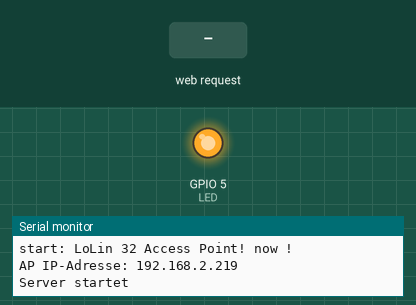
A program run on a simulated ESP32. On the bench: output pins drawn as LEDs (lit = HIGH), the last lines printed to the serial monitor. The test bench sets the inputs (shaded band). WiFi joins after 1.5 s; servers stay silent unless stated.

Above: at 2.2 s.
2.3 s: HTTP request GET /H received
3.8 s: HTTP request GET /L received
At 4.4 s:
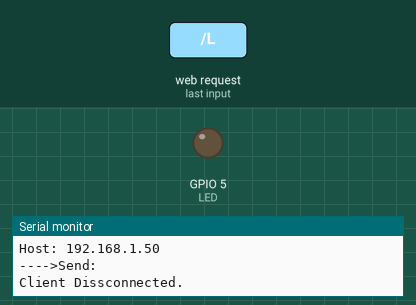
5.3 s: HTTP request GET /off received
Timing chart, 0 to 8.3 s (numbered marks = the images above; inputs shaded):
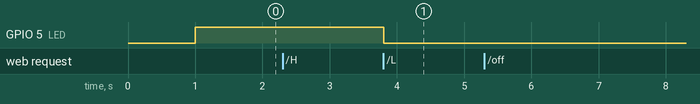

Measured:
- after the input at 3.8 s, GPIO 5 (LED): HIGH → LOW at once

The program:

main.cpp
```cpp
/***************************************************************************************
//
//                         L o L i n   3 2   A c c e s s   P o i n t
//
//                                                                      қuran aug 2023
***************************************************************************************/
#include <Arduino.h>
#include <WiFi.h>

#define LED                            5
const char* ssid = "LoLin32AP";
const char* pw = "";                   // frei  ansonsten zB: "123456789";
WiFiServer serverWiFi(80);
IPAddress lclIP(192,168,2,219);
IPAddress gateway(192,168,2,1);
IPAddress subnet(255,255,255,0);


String header;

void wifiSend(WiFiClient client);
void wifiReceive(WiFiClient client);


String ledStatus = "off";

void setup()
{
    Serial.begin(115200);
    pinMode(LED, OUTPUT);
    digitalWrite(LED, LOW);  // Led on = LOW
    Serial.println("start: LoLin 32 Access Point! now !");
    WiFi.softAP(ssid, pw, 1, 0, 5);  //  5 Teilnehmer gleichzeitig ....
    delay(1000);

    //IPAddress apIP = WiFi.softAP();  wenn man die ip nicht selbst festlegen möchte

    WiFi.softAPConfig(lclIP, gateway, subnet);
    digitalWrite(LED, HIGH);
    Serial.print("AP IP-Adresse: ");
    Serial.println(lclIP);
    serverWiFi.begin();
    Serial.println("Server startet");

}

void loop()
{
     WiFiClient client = serverWiFi.available();
     if (client)
     {
        wifiReceive(client);
     }
     delay(1);
}

void wifiSend(WiFiClient client)
{
    int sec = (millis()/1000)%60;
    int min = (millis()/(1000*60))%60;

    client.println("HTTP/1.1 200 OK");
    client.println("Content-type:text/html");
    client.println();
    client.print("<!DOCTYPE HTML>");
    client.print("  <head>");
    client.print("    <meta name=\"viewport\" content=\"width=device-width, initial-scale=1\">");
    client.print("    <meta http-equiv=\"refresh\" content=\"15\">");
    client.print("    <link rel=\"icon\" href=\"data:,\">");
    client.print("    <title> HTL St.Poelten</title>");

    client.print("    <style>html { font-family: Arial; display: inline-block; margin: 0px auto; text-align: center;}");
    client.print("    .buttonON  { background-color: #ff0000; border: none; color: white; padding: 16px 40px; border-radius: 8px; text-decoration: none; font-size: 30px; margin: 2px; cursor: pointer;}");
    client.print("    .buttonOFF { background-color: #00ff00; border: none; color: white; padding: 16px 40px; border-radius: 8px; text-decoration: none; font-size: 30px; margin: 2px; cursor: pointer;}");
    client.print("    </style>");
    client.print("  </head>");
    client.print("  <body>");
    client.print("  <div style=\"font-size: 1.0rem;\">");
    client.print("    <h1> LoLin 32 AP </h1>");
    client.print("  </div>");
    client.print("  <div style=\"font-size: 2.0rem;\">");
    client.print("    <p>   time: " + String(min) + ":" + String(sec) + "<br></p>");
    client.print("    <p> LED-STATUS:"  + ledStatus + "</p>");

    if (ledStatus == "off")
    {
        client.print("<p> <a href=\"/L\"><button class=\"buttonON\"> ein </button></a></p>");
    }
    else
    {
        client.print("<p> <a href=\"/H\"><button class=\"buttonOFF\"> aus </button></a></p>");
    }
    client.print("  </div>");
    client.print("  </body>");
    client.print("</html>");
    client.println();
}

void wifiReceive(WiFiClient client)
{
    Serial.println("neue Anfrage.");
    String currentLine= "";
    while (client.connected())
    {
        if (client.available())
        {
            char c = client.read();
            Serial.print(c);
            if (c == '\n')
            {
                if (currentLine.length() == 0)
                {
                    Serial.println("\n---->Send:");
                    wifiSend(client);
                    break;
                }
                else
                {
                    currentLine = "";
                }
            }
            else if (c != '\r')
            {
                currentLine += c;
            }

            if (currentLine.endsWith("GET /H"))
            {
Serial.println("\noff");
                digitalWrite(LED, HIGH);
                ledStatus = "off";
            }

            if (currentLine.endsWith("GET /L"))
            {
Serial.println("\non");
                digitalWrite(LED, LOW);
                ledStatus = "on";

            }

        }
    }
    client.stop();
    Serial.println("Client Dissconnected.");
    Serial.println();
}
```
